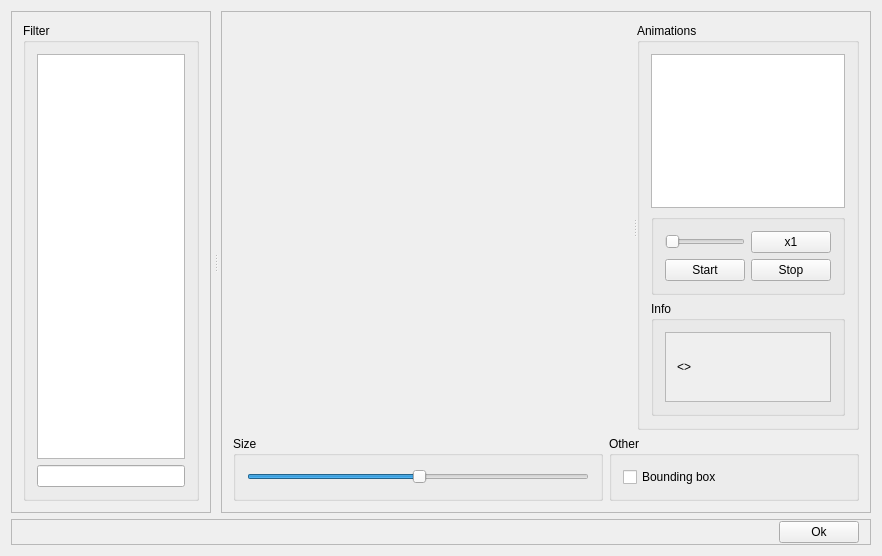
<?xml version="1.0" encoding="UTF-8"?>
<ui version="4.0">
 <class>SpriteBrowser</class>
 <widget class="QWidget" name="SpriteBrowser">
  <property name="windowModality">
   <enum>Qt::NonModal</enum>
  </property>
  <property name="geometry">
   <rect>
    <x>0</x>
    <y>0</y>
    <width>882</width>
    <height>556</height>
   </rect>
  </property>
  <property name="contextMenuPolicy">
   <enum>Qt::DefaultContextMenu</enum>
  </property>
  <property name="windowTitle">
   <string>Sprite browser</string>
  </property>
  <property name="windowIcon">
   <iconset resource="CorposEditor.qrc">
    <normaloff>:/CorposEditor/Resources/icons/spriteBrowser.png</normaloff>:/CorposEditor/Resources/icons/spriteBrowser.png</iconset>
  </property>
  <layout class="QVBoxLayout" name="verticalLayout_3">
   <item>
    <widget class="QSplitter" name="splitter">
     <property name="frameShape">
      <enum>QFrame::NoFrame</enum>
     </property>
     <property name="orientation">
      <enum>Qt::Horizontal</enum>
     </property>
     <property name="handleWidth">
      <number>10</number>
     </property>
     <property name="childrenCollapsible">
      <bool>true</bool>
     </property>
     <widget class="QFrame" name="frame_2">
      <property name="frameShape">
       <enum>QFrame::StyledPanel</enum>
      </property>
      <property name="frameShadow">
       <enum>QFrame::Sunken</enum>
      </property>
      <property name="lineWidth">
       <number>2</number>
      </property>
      <property name="midLineWidth">
       <number>1</number>
      </property>
      <layout class="QVBoxLayout" name="verticalLayout_2">
       <item>
        <widget class="QGroupBox" name="groupBox_4">
         <property name="title">
          <string>Filter</string>
         </property>
         <layout class="QVBoxLayout" name="verticalLayout">
          <item>
           <widget class="QListWidget" name="listSprites"/>
          </item>
          <item>
           <widget class="QLineEdit" name="lineFilter"/>
          </item>
         </layout>
        </widget>
       </item>
      </layout>
     </widget>
     <widget class="QFrame" name="frame">
      <property name="frameShape">
       <enum>QFrame::StyledPanel</enum>
      </property>
      <property name="frameShadow">
       <enum>QFrame::Sunken</enum>
      </property>
      <property name="lineWidth">
       <number>2</number>
      </property>
      <property name="midLineWidth">
       <number>1</number>
      </property>
      <layout class="QVBoxLayout" name="verticalLayout_6">
       <item>
        <widget class="QSplitter" name="splitter_3">
         <property name="orientation">
          <enum>Qt::Vertical</enum>
         </property>
         <widget class="QSplitter" name="splitter_2">
          <property name="orientation">
           <enum>Qt::Horizontal</enum>
          </property>
          <widget class="QWidget" name="widgetSFML" native="true">
           <property name="sizePolicy">
            <sizepolicy hsizetype="Expanding" vsizetype="Expanding">
             <horstretch>0</horstretch>
             <verstretch>0</verstretch>
            </sizepolicy>
           </property>
           <property name="minimumSize">
            <size>
             <width>400</width>
             <height>400</height>
            </size>
           </property>
           <property name="baseSize">
            <size>
             <width>0</width>
             <height>0</height>
            </size>
           </property>
           <layout class="QVBoxLayout" name="verticalLayout_8"/>
          </widget>
          <widget class="QGroupBox" name="groupBox">
           <property name="title">
            <string>Animations</string>
           </property>
           <layout class="QVBoxLayout" name="verticalLayout_4">
            <item>
             <widget class="QListWidget" name="listAnimations"/>
            </item>
            <item>
             <widget class="QGroupBox" name="groupBox_3">
              <property name="title">
               <string/>
              </property>
              <layout class="QGridLayout" name="gridLayout">
               <item row="1" column="0">
                <widget class="QPushButton" name="buttonStart">
                 <property name="text">
                  <string>Start</string>
                 </property>
                </widget>
               </item>
               <item row="1" column="1">
                <widget class="QPushButton" name="buttonStop">
                 <property name="text">
                  <string>Stop</string>
                 </property>
                </widget>
               </item>
               <item row="0" column="0">
                <widget class="QSlider" name="sliderFrame">
                 <property name="orientation">
                  <enum>Qt::Horizontal</enum>
                 </property>
                </widget>
               </item>
               <item row="0" column="1">
                <widget class="QPushButton" name="buttonSetSpeed">
                 <property name="text">
                  <string>x1</string>
                 </property>
                </widget>
               </item>
              </layout>
             </widget>
            </item>
            <item>
             <widget class="QGroupBox" name="groupBox_2">
              <property name="title">
               <string>Info</string>
              </property>
              <layout class="QVBoxLayout" name="verticalLayout_7">
               <item>
                <widget class="QScrollArea" name="scrollArea_2">
                 <property name="widgetResizable">
                  <bool>true</bool>
                 </property>
                 <widget class="QWidget" name="scrollAreaWidgetContents_2">
                  <property name="geometry">
                   <rect>
                    <x>0</x>
                    <y>0</y>
                    <width>191</width>
                    <height>85</height>
                   </rect>
                  </property>
                  <layout class="QVBoxLayout" name="verticalLayout_5">
                   <item>
                    <widget class="QLabel" name="labelAnimationInfo">
                     <property name="text">
                      <string>&lt;&lt;info&gt;&gt;</string>
                     </property>
                    </widget>
                   </item>
                  </layout>
                 </widget>
                </widget>
               </item>
              </layout>
             </widget>
            </item>
           </layout>
          </widget>
         </widget>
        </widget>
       </item>
       <item>
        <layout class="QHBoxLayout" name="horizontalLayout">
         <item>
          <widget class="QGroupBox" name="groupBox_5">
           <property name="title">
            <string>Size</string>
           </property>
           <layout class="QHBoxLayout" name="horizontalLayout_3">
            <item>
             <widget class="QSlider" name="sliderSize">
              <property name="value">
               <number>50</number>
              </property>
              <property name="orientation">
               <enum>Qt::Horizontal</enum>
              </property>
              <property name="invertedAppearance">
               <bool>false</bool>
              </property>
              <property name="invertedControls">
               <bool>false</bool>
              </property>
             </widget>
            </item>
           </layout>
          </widget>
         </item>
         <item>
          <widget class="QGroupBox" name="groupBox_6">
           <property name="minimumSize">
            <size>
             <width>250</width>
             <height>0</height>
            </size>
           </property>
           <property name="title">
            <string>Other</string>
           </property>
           <layout class="QVBoxLayout" name="verticalLayout_10">
            <item>
             <widget class="QCheckBox" name="checkBox">
              <property name="text">
               <string>Bounding box</string>
              </property>
             </widget>
            </item>
           </layout>
          </widget>
         </item>
        </layout>
       </item>
      </layout>
     </widget>
    </widget>
   </item>
   <item>
    <widget class="QFrame" name="frame_3">
     <property name="maximumSize">
      <size>
       <width>16777215</width>
       <height>35</height>
      </size>
     </property>
     <property name="frameShape">
      <enum>QFrame::StyledPanel</enum>
     </property>
     <property name="frameShadow">
      <enum>QFrame::Raised</enum>
     </property>
     <layout class="QHBoxLayout" name="horizontalLayout_2">
      <property name="topMargin">
       <number>1</number>
      </property>
      <property name="bottomMargin">
       <number>1</number>
      </property>
      <item>
       <spacer name="horizontalSpacer">
        <property name="orientation">
         <enum>Qt::Horizontal</enum>
        </property>
        <property name="sizeHint" stdset="0">
         <size>
          <width>873</width>
          <height>20</height>
         </size>
        </property>
       </spacer>
      </item>
      <item>
       <widget class="QPushButton" name="pushButton">
        <property name="text">
         <string>Ok</string>
        </property>
       </widget>
      </item>
     </layout>
    </widget>
   </item>
  </layout>
 </widget>
 <layoutdefault spacing="6" margin="11"/>
 <resources>
  <include location="CorposEditor.qrc"/>
 </resources>
 <connections>
  <connection>
   <sender>lineFilter</sender>
   <signal>textChanged(QString)</signal>
   <receiver>SpriteBrowser</receiver>
   <slot>filterChanged(QString)</slot>
   <hints>
    <hint type="sourcelabel">
     <x>165</x>
     <y>558</y>
    </hint>
    <hint type="destinationlabel">
     <x>510</x>
     <y>323</y>
    </hint>
   </hints>
  </connection>
  <connection>
   <sender>listSprites</sender>
   <signal>currentRowChanged(int)</signal>
   <receiver>SpriteBrowser</receiver>
   <slot>spriteSelected(int)</slot>
   <hints>
    <hint type="sourcelabel">
     <x>165</x>
     <y>295</y>
    </hint>
    <hint type="destinationlabel">
     <x>510</x>
     <y>323</y>
    </hint>
   </hints>
  </connection>
  <connection>
   <sender>listAnimations</sender>
   <signal>currentRowChanged(int)</signal>
   <receiver>SpriteBrowser</receiver>
   <slot>animationSelected(int)</slot>
   <hints>
    <hint type="sourcelabel">
     <x>873</x>
     <y>151</y>
    </hint>
    <hint type="destinationlabel">
     <x>510</x>
     <y>323</y>
    </hint>
   </hints>
  </connection>
  <connection>
   <sender>buttonStart</sender>
   <signal>released()</signal>
   <receiver>SpriteBrowser</receiver>
   <slot>timerStart()</slot>
   <hints>
    <hint type="sourcelabel">
     <x>820</x>
     <y>284</y>
    </hint>
    <hint type="destinationlabel">
     <x>510</x>
     <y>323</y>
    </hint>
   </hints>
  </connection>
  <connection>
   <sender>buttonStop</sender>
   <signal>released()</signal>
   <receiver>SpriteBrowser</receiver>
   <slot>timerStop()</slot>
   <hints>
    <hint type="sourcelabel">
     <x>925</x>
     <y>284</y>
    </hint>
    <hint type="destinationlabel">
     <x>510</x>
     <y>323</y>
    </hint>
   </hints>
  </connection>
  <connection>
   <sender>sliderFrame</sender>
   <signal>valueChanged(int)</signal>
   <receiver>SpriteBrowser</receiver>
   <slot>sliderChanged(int)</slot>
   <hints>
    <hint type="sourcelabel">
     <x>823</x>
     <y>275</y>
    </hint>
    <hint type="destinationlabel">
     <x>510</x>
     <y>323</y>
    </hint>
   </hints>
  </connection>
  <connection>
   <sender>splitter_2</sender>
   <signal>splitterMoved(int,int)</signal>
   <receiver>SpriteBrowser</receiver>
   <slot>onResize()</slot>
   <hints>
    <hint type="sourcelabel">
     <x>670</x>
     <y>276</y>
    </hint>
    <hint type="destinationlabel">
     <x>510</x>
     <y>323</y>
    </hint>
   </hints>
  </connection>
  <connection>
   <sender>splitter_3</sender>
   <signal>splitterMoved(int,int)</signal>
   <receiver>SpriteBrowser</receiver>
   <slot>onResize()</slot>
   <hints>
    <hint type="sourcelabel">
     <x>670</x>
     <y>302</y>
    </hint>
    <hint type="destinationlabel">
     <x>510</x>
     <y>323</y>
    </hint>
   </hints>
  </connection>
  <connection>
   <sender>splitter</sender>
   <signal>splitterMoved(int,int)</signal>
   <receiver>SpriteBrowser</receiver>
   <slot>onResize()</slot>
   <hints>
    <hint type="sourcelabel">
     <x>510</x>
     <y>302</y>
    </hint>
    <hint type="destinationlabel">
     <x>510</x>
     <y>323</y>
    </hint>
   </hints>
  </connection>
  <connection>
   <sender>sliderSize</sender>
   <signal>valueChanged(int)</signal>
   <receiver>SpriteBrowser</receiver>
   <slot>sizeSliderChanged(int)</slot>
   <hints>
    <hint type="sourcelabel">
     <x>406</x>
     <y>450</y>
    </hint>
    <hint type="destinationlabel">
     <x>440</x>
     <y>268</y>
    </hint>
   </hints>
  </connection>
  <connection>
   <sender>buttonSetSpeed</sender>
   <signal>released()</signal>
   <receiver>SpriteBrowser</receiver>
   <slot>animationSpeedChanged()</slot>
   <hints>
    <hint type="sourcelabel">
     <x>788</x>
     <y>215</y>
    </hint>
    <hint type="destinationlabel">
     <x>440</x>
     <y>277</y>
    </hint>
   </hints>
  </connection>
 </connections>
 <slots>
  <slot>filterChanged(QString)</slot>
  <slot>spriteSelected(int)</slot>
  <slot>animationSelected(int)</slot>
  <slot>timerStart()</slot>
  <slot>timerStop()</slot>
  <slot>sliderChanged(int)</slot>
  <slot>onResize()</slot>
  <slot>sizeSliderChanged(int)</slot>
  <slot>animationSpeedChanged()</slot>
 </slots>
</ui>
